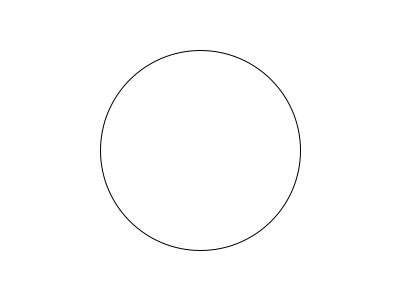
Frame 1 (no input)
Frame 60 (the mouse pressed at the canvas centre just before this capture): identical to frame 1, image omitted
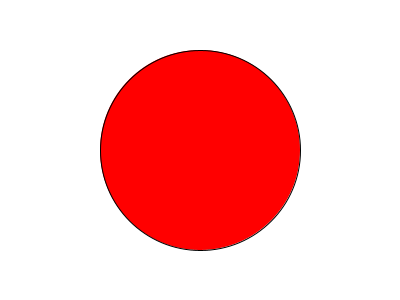
Frame 120 (the mouse held since frame 60 and released just before this capture)

The Processing sketch that drew these frames (run headless with seeded random() and noise(); from frame 60 on, the mouse is pressed at the canvas centre):

// Processing sketch: cp2
// ── cp2.pde
int flag = 0;
int r = 100;
int centerX = 200, centerY = 150;

void setup(){
  size(400, 300);
}

void mousePressed(){

  if(dist(centerX, centerY, mouseX, mouseY) < r && flag == 1){
    flag = 2;
  }else if(dist(centerX, centerY, mouseX, mouseY) < r && flag == 2){
    flag = 3;
  }else if(dist(centerX, centerY, mouseX, mouseY) < r){
    flag = 1;
  }else{
    flag = 0;
  }
}

void draw(){
  background(255, 255, 255);
  if(flag == 1){
    fill(255, 0, 0);
  }else if(flag == 2){
    fill(0, 0, 255);
  }else if(flag == 3){
    fill(255, 255, 0);
  }else{
    fill(255, 255, 255);
  }
  ellipse(centerX, centerY, r*2, r*2);
}
